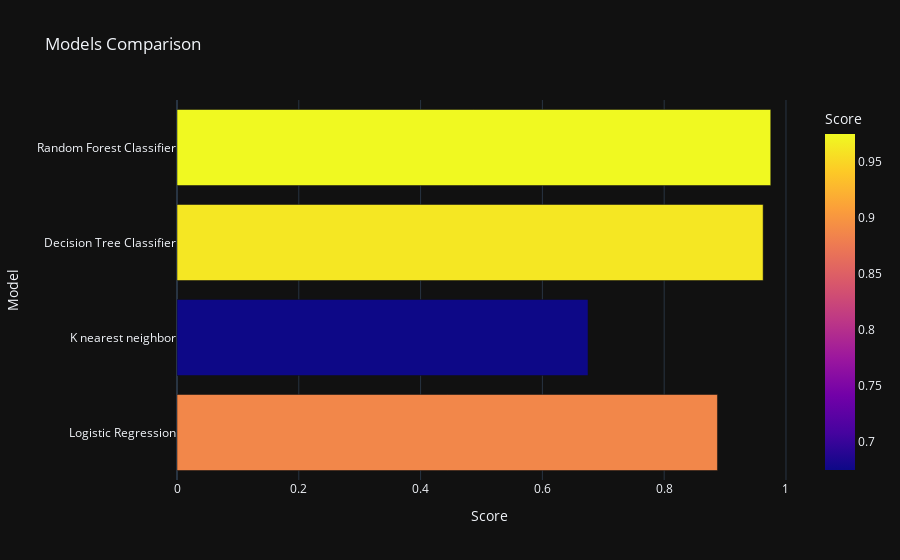

The notebook cell saved with this chart:
### Code cell
px.bar(data_frame = models, x = 'Score', y = 'Model', color = 'Score', template = 'plotly_dark', 
       title = 'Models Comparison')

### Figure 1 — Plotly figure (JSON) as saved in the notebook; plotly's stock layout.template omitted (floating-point values rounded to 4 significant figures)
{"data": [{"alignmentgroup": "True", "hovertemplate": "Score=%{marker.color}<br>Model=%{y}<extra></extra>", "legendgroup": "", "marker": {"color": [0.8875, 0.675, 0.9625, 0.975], "coloraxis": "coloraxis", "pattern": {"shape": ""}}, "name": "", "offsetgroup": "", "orientation": "h", "showlegend": false, "textposition": "auto", "type": "bar", "x": [0.8875, 0.675, 0.9625, 0.975], "xaxis": "x", "y": ["Logistic Regression", "K nearest neighbor", "Decision Tree Classifier", "Random Forest Classifier"], "yaxis": "y"}], "layout": {"barmode": "relative", "coloraxis": {"colorbar": {"title": {"text": "Score"}}, "colorscale": [[0, "#0d0887"], [0.1111, "#46039f"], [0.2222, "#7201a8"], [0.3333, "#9c179e"], [0.4444, "#bd3786"], [0.5556, "#d8576b"], [0.6667, "#ed7953"], [0.7778, "#fb9f3a"], [0.8889, "#fdca26"], [1, "#f0f921"]]}, "legend": {"tracegroupgap": 0}, "title": {"text": "Models Comparison"}, "xaxis": {"anchor": "y", "domain": [0, 1], "title": {"text": "Score"}}, "yaxis": {"anchor": "x", "domain": [0, 1], "title": {"text": "Model"}}}}
